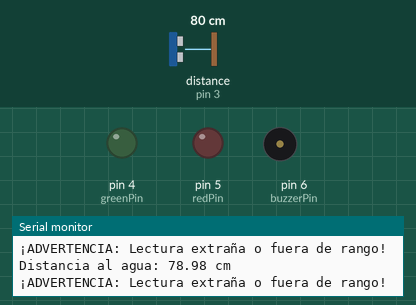
The sketch below on a simulated Arduino Uno, built with avr-gcc and run on an emulated ATmega328P. On the bench: output pins drawn as LEDs (lit = HIGH), buzzer (waves = sounding, pin HIGH), the last lines printed to the serial monitor. Wiring (inferred from the names in the program): ultrasonic range finder: trigger pin 2; echo pin 3. The test bench sets the inputs (shaded band); at power-on: distance to the obstacle (sensor on pin 3) 80 cm. The echo pulse lasts 58.3 µs per cm; pins used as bus, display or sensor lines are not drawn.

Above: at 2.6 s.
2.7 s: distance to the obstacle (sensor on pin 3) set to 17 cm
6.2 s: distance to the obstacle (sensor on pin 3) set to 13 cm
At 8.0 s:
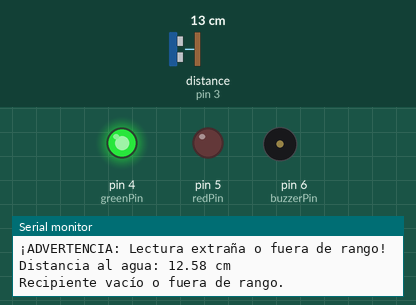
8.7 s: distance to the obstacle (sensor on pin 3) set to 4 cm
11.8 s: distance to the obstacle (sensor on pin 3) set to 2 cm
At 13.3 s:
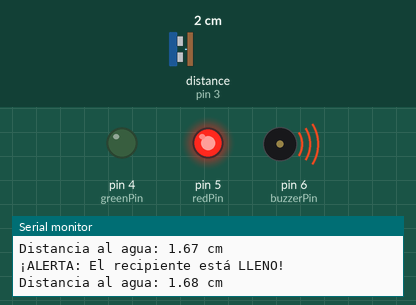
14.3 s: distance to the obstacle (sensor on pin 3) set to 9 cm
At 15.8 s:
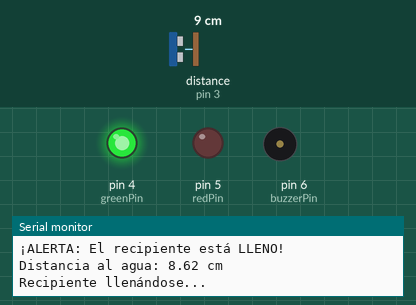
16.8 s: distance to the obstacle (sensor on pin 3) set to 18 cm
At 17.36 s:
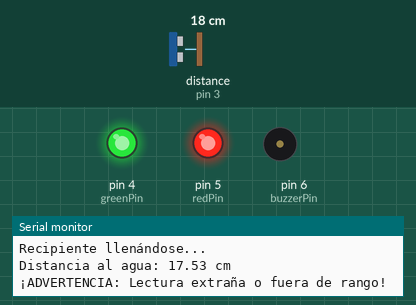
Timing chart, 0 to 21.3 s (numbered marks = the images above; inputs shaded):
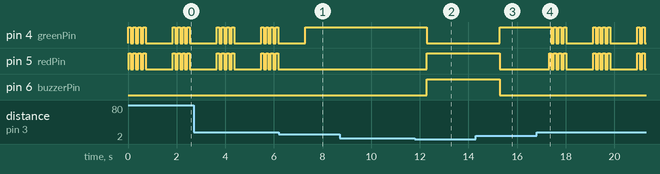

The sketch:

v1_1.ino
```cpp
const int trigPin   = 2; // Pin Trigger Sensor                           ** AMARILLO **
const int echoPin   = 3; // Pin Echo Sensor                              ** AZUL **
const int greenPin  = 4; // Pin para el LED verde (recipiente no lleno)  ** VERDE **
const int redPin    = 5; // Pin para el LED rojo (recipiente lleno)      ** NARANJO **
const int buzzerPin = 6; // Pin Buzzer                                   ** BLANCO **

// Configuración de distancias (en centímetros)
const float alturaTotal = 9.50;     // Altura total del recipiente
const float umbralLleno = 2.50;     // Distancia mínima para considerar lleno
const float margenError = 5.0;      // Margen adicional sobre la altura para detectar lecturas absurdas

void setup() {
  Serial.begin(9600);
  pinMode(trigPin, OUTPUT);   // Configurar pin Trigger Sensor como salida
  pinMode(echoPin, INPUT);    // Configurar pin Echo Sensor como entrada
  pinMode(buzzerPin, OUTPUT); // Configurar pin Buzzer como salida
  pinMode(greenPin, OUTPUT);  // Configurar pin del LED verde como salida
  pinMode(redPin, OUTPUT);    // Configurar pin del LED rojo como salida

  // Iniciar con el estado predeterminado (verde encendido, rojo y buzzer apagados)
  digitalWrite(buzzerPin, LOW);
  digitalWrite(greenPin, HIGH);
  digitalWrite(redPin, LOW);
}

void loop() {
  // Limpiar el pin Trig
  digitalWrite(trigPin, LOW);
  delayMicroseconds(2);

  // Enviar pulso ultrasónico de 10 microsegundos
  digitalWrite(trigPin, HIGH);
  delayMicroseconds(10);
  digitalWrite(trigPin, LOW);

  // Leer el tiempo que tarda en regresar el eco
  long duracion = pulseIn(echoPin, HIGH);

  // Calcular la distancia en cm
  float distancia = duracion * 0.034 / 2;

  // Mostrar datos en el Monitor Serie
  Serial.print("Distancia al agua: ");
  Serial.print(distancia);
  Serial.println(" cm");

  // ==========================================
  // NUEVA CONDICIÓN: DETECCIÓN DE LECTURAS EXTRAÑAS
  // ==========================================
  if (distancia <= 0.0 || distancia > (alturaTotal + margenError)) {
    Serial.println("¡ADVERTENCIA: Lectura extraña o fuera de rango!");
    digitalWrite(buzzerPin, LOW); // Asegurar buzzer apagado durante el error

    // Hacer parpadear ambos LEDs rápidamente varias veces (ej. 4 ciclos de 100ms)
    for (int i = 0; i < 4; i++) {
      digitalWrite(greenPin, HIGH);
      digitalWrite(redPin, HIGH);
      delay(100);
      digitalWrite(greenPin, LOW);
      digitalWrite(redPin, LOW);
      delay(100);
    }
  }
  // Lógica normal de detección de llenado
  else if (distancia <= umbralLleno) {      // Recipiente LLENO
    Serial.println("¡ALERTA: El recipiente está LLENO!");
    digitalWrite(buzzerPin, HIGH);                          // Encender buzzer
    digitalWrite(redPin, HIGH);                             // Encender LED rojo
    digitalWrite(greenPin, LOW);                            // Apagar LED verde
  }
  else {                                                // Recipiente en proceso de llenado o vacío
    digitalWrite(buzzerPin, LOW);                         // Apagar buzzer
    digitalWrite(redPin, LOW);                            // Apagar LED rojo
    digitalWrite(greenPin, HIGH);                         // Encender LED verde (se mantiene verde)

    if (distancia > alturaTotal) {
      Serial.println("Recipiente vacío o fuera de rango.");
    } else {
      Serial.println("Recipiente llenándose...");
    }
  }

  delay(1000); // Esperar 1 segundo entre mediciones principales
}
```

Measured:
- the behaviour switches between 15 and 14 cm on distance to the obstacle (sensor on pin 3) (found by bisection; images 0 and 1)
- the behaviour switches between 3 and 2 cm on distance to the obstacle (sensor on pin 3) (found by bisection; images 1 and 2)
- after the input at 6.2 s, pin 4 (greenPin): goes on until 7.3 s, then stays HIGH; pin 5 (redPin): stops changing and stays LOW
- after the input at 11.8 s, pin 4 (greenPin): HIGH → LOW after 0.49 s; pin 5 (redPin), pin 6 (buzzerPin): LOW → HIGH after 0.49 s
- after the input at 14.3 s, pin 4 (greenPin): LOW → HIGH after 0.99 s; pin 5 (redPin), pin 6 (buzzerPin): HIGH → LOW after 0.99 s
- after the input at 16.8 s, pin 4 (greenPin): HIGH → LOW after 0.61 s, then repeats every 1.8 s: 2 × (HIGH 0.10 s, LOW 0.10 s), HIGH 0.10 s, LOW 1.1 s, HIGH 0.10 s, LOW 0.10 s; pin 5 (redPin): LOW → HIGH after 0.51 s, then repeats every 1.8 s: 3 × (LOW 0.10 s, HIGH 0.10 s), LOW 1.1 s, HIGH 0.10 s
